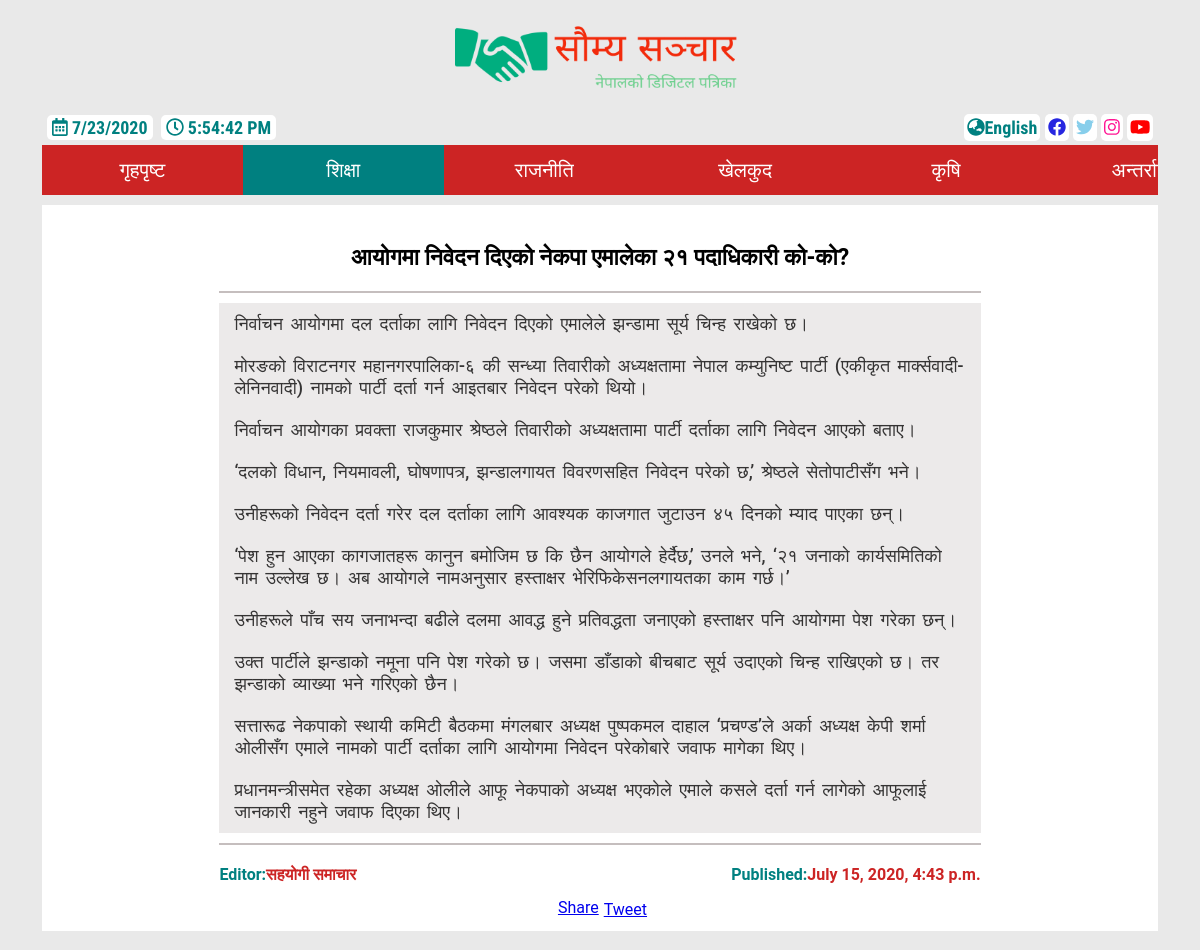
Page /news/Education/12 (upper part) on the earlier database version.
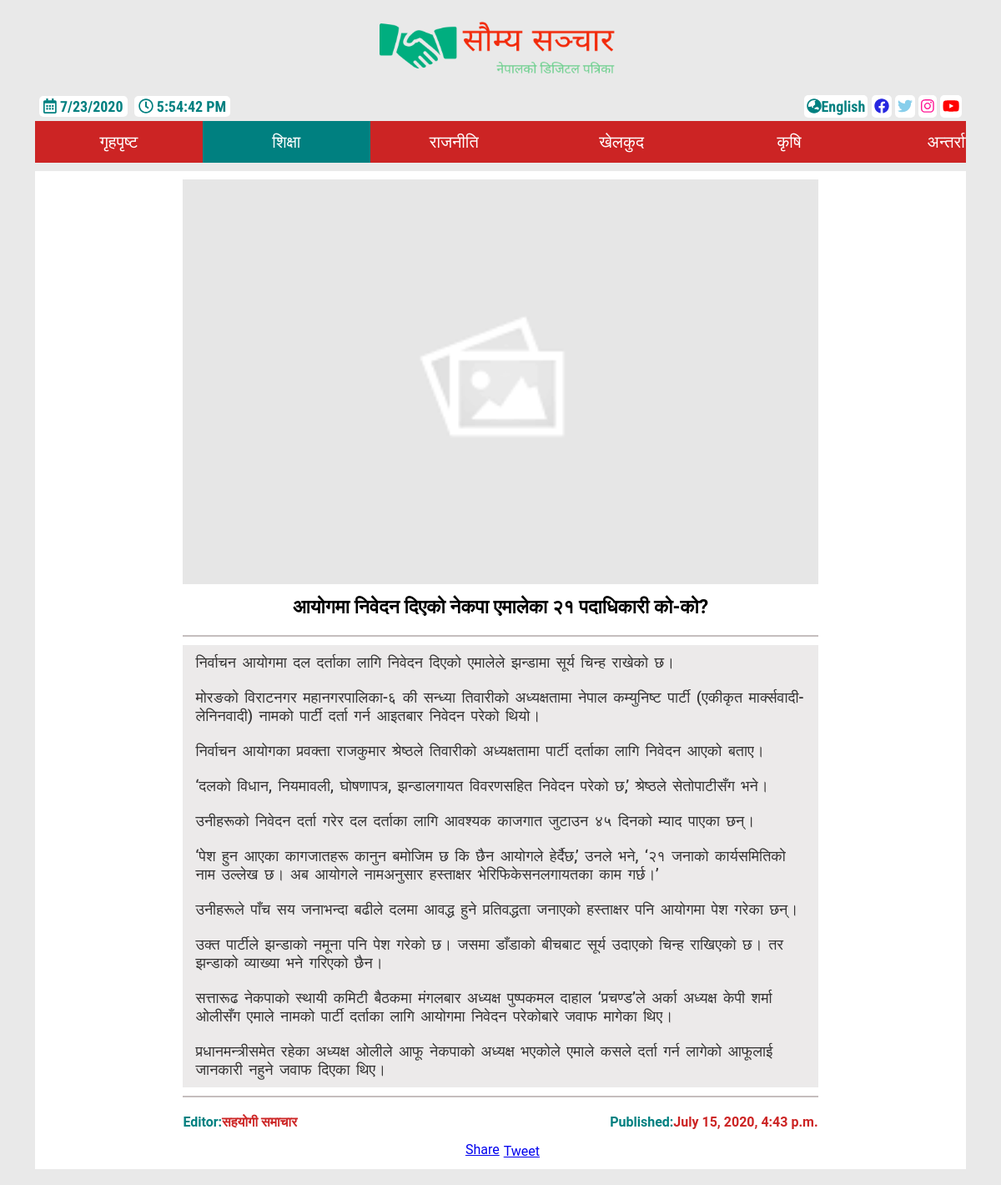
Same page on the later database version.
### news/models.py (models this page shows, shortened)
class News(models.Model):
    news_type = models.ForeignKey(
        NewsType, on_delete=models.CASCADE, related_name='news')
    title = models.CharField(
        max_length=250, verbose_name='शिर्षक', default="शिर्षक भेटिएन")
    title_eng = models.CharField(
        max_length=250, null=True, verbose_name='Title', default="No Title")
    description = RichTextField(
        verbose_name='विवरण', default="विवरण भेटिएन")
    description_eng = RichTextField(
        null=True, verbose_name='Description', default="No description")
    display_picture = models.ImageField(default='image_placeholder.png', null=True, blank=True)
    editor = models.CharField(
        max_length=100, default='सौम्य समाचार', verbose_name='सम्पादक')
    editor_eng = models.CharField(
        max_length=100, default="Saumya News", verbose_name='Editor')
    pub_date = models.DateTimeField(default=datetime.datetime.now())
    class Meta:
        verbose_name_plural = ("All Newses")

### news/views.py (the view)
def news_detail_page(request, newstype, id):
    newses = NewsType.objects.get(title_eng=str(newstype).replace("%20" , " "))
    news = newses.news.get(id=id)
    websiteInfo = ""
    developersInfo = ""
    if WebsiteInfo.objects.all().exists():
        websiteInfo = WebsiteInfo.objects.all()[0]
    if  DevelopersInfo.objects.all().exists():
        developersInfo = DevelopersInfo.objects.all()[0]
    newses_suggestions = newses.news.order_by('-pub_date')[:6]
    news_types = NewsType.objects.all()
    news_type = newses
    return render(request, 'visitor/news_detail.html', {
        "news_type": news_type,
        'page_type': news_type,
        'news': news,
        'news_types': news_types,
        'news_suggestions': newses_suggestions,
        'website_info': websiteInfo,
        'developers_info':developersInfo,})

### news/models.py (called while the page is built)
    def __str__(self):
        return f'{self.title}'

### templates/visitor/news_detail.html (shortened to what this page needs)
{% extends 'visitor/home.html' %}
{% load static %}
{% block main_css%}
<link rel="stylesheet" href="{% static 'css/news_detail_main.css'%}">
{% endblock%}
{% block language_url %} {% url  'news_detail_eng' news.news_type.title_eng news.id %} {% endblock %}
{% block main %}
<div class="container">
    <div class="current-news">
        {% if news.display_picture %}
        <a href="{{news.display_picture.url}}"><img src="{{news.display_picture.url}}" alt=""></a>
        {% else %}
        <a href="{% static 'images/image_placeholder.png'%}"><img src="{% static 'images/image_placeholder.png' %}"
                style="width: 100%;"></a>
        {% endif %}
        <h1 class="news-title">{{news.title}}</h1>
        <div class="divider"></div>
        <div class="news-body">
            {{news.description|safe|linebreaks}}
        </div>
        <div class="divider"></div>
        <p class="editor-date">
            <span class="editor">Editor:<span class="editor-name">{{news.editor}}</span></span>
            <span class="pub-date">Published:<span class="date">{{news.pub_date}}</span></span>
        </p>
        <div class="share-btns">
            <div class="fb-share-button"
                data-href="{{request.scheme}}://{{request.get_host}}{% url 'news_detail' news.news_type.title_eng news.id %}"
                data-layout="button_count" data-size="large">
                <a target="_blank"
                    href="https://www.facebook.com/sharer/sharer.php?u=https%3A%2F%2Fdevelopers.facebook.com%2Fdocs%2Fplugins%2F&amp;src=sdkpreparse"
                    class="fb-xfbml-parse-ignore">Share</a>
            </div>
            <div class="twitter-share-btn" style="margin-top: 6px;">
                <a href="https://twitter.com/share?ref_src=twsrc%5Etfw" class="twitter-share-button"
                    data-url="{{request.scheme}}://{{request.get_host}}{% url 'news_detail' news.news_type.title_eng news.id %}"
                    data-show-count="true" data-size="large">Tweet</a>
            </div>
        </div>
    </div>
</div>
{% endblock main%}

Differences in the rows shown:
changed News "आयोगमा निवेदन दिएको नेकपा एमालेका २१ पदाधिकारी को-को?": display_picture: picture added
